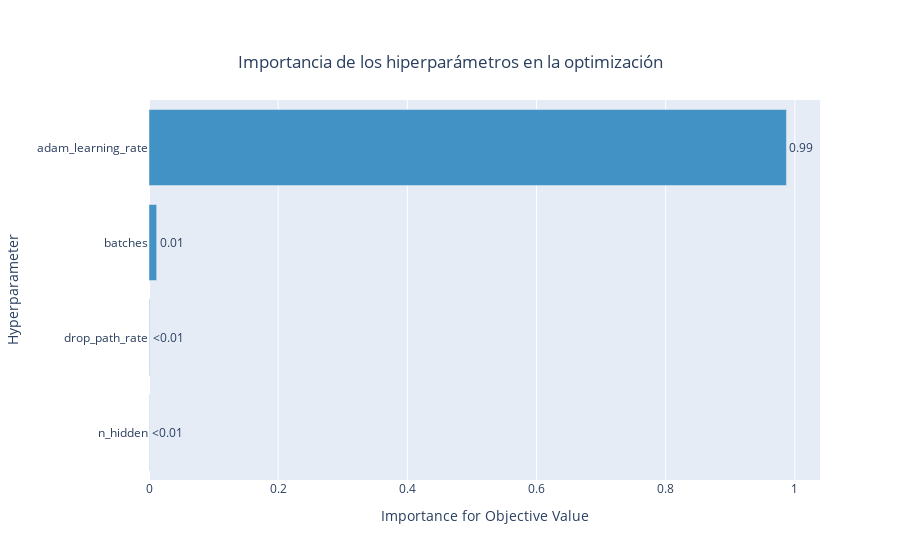

Notebook source saved alongside this figure:
### Markdown cell above
# Graficas obetenidas de la optimización

### Code cell
# import plotly.io as pio
fig = optuna.visualization.plot_param_importances(study_CNN)
# pio.write_image(fig, 'nombre_del_archivo.png')
config = {
  'toImageButtonOptions': {
    'format': 'png', # one of png, svg, jpeg, webp
    'filename': 'custom_image',
    'height': 500,
    'width': 1000,
    'scale':4 # Multiply title/legend/axis/canvas sizes by this factor
  }
}
fig.update_layout(title={
                    'text':"Importancia de los hiperparámetros en la optimización",
                    'x':0.5, #Centrar el título horizontalmente
                    'y':0.90, #Posicionar el título en la parte superior
                    'xanchor': 'center',
                    'yanchor': 'top'})
fig.show( config=config)

### Figure 1 — Plotly figure (JSON) as saved in the notebook; plotly's stock layout.template omitted (floating-point values rounded to 4 significant figures)
{"data": [{"cliponaxis": false, "hovertemplate": ["n_hidden (CategoricalDistribution): 0.00039384102675973177<extra></extra>", "drop_path_rate (FloatDistribution): 0.0007960019798060242<extra></extra>", "batches (IntDistribution): 0.011862577063628362<extra></extra>", "adam_learning_rate (FloatDistribution): 0.9869475799298059<extra></extra>"], "marker": {"color": "rgb(66,146,198)"}, "orientation": "h", "text": ["<0.01", "<0.01", "0.01", "0.99"], "textposition": "outside", "type": "bar", "x": [0.0003938, 0.000796, 0.01186, 0.9869], "y": ["n_hidden", "drop_path_rate", "batches", "adam_learning_rate"]}], "layout": {"showlegend": false, "title": {"text": "Importancia de los hiperparámetros en la optimización", "x": 0.5, "xanchor": "center", "y": 0.9, "yanchor": "top"}, "xaxis": {"title": {"text": "Importance for Objective Value"}}, "yaxis": {"title": {"text": "Hyperparameter"}}}}
